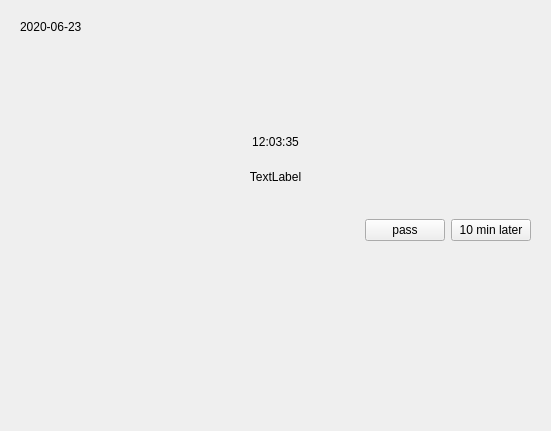
<?xml version="1.0" encoding="UTF-8"?>
<ui version="4.0">
 <class>Form</class>
 <widget class="QWidget" name="Form">
  <property name="geometry">
   <rect>
    <x>0</x>
    <y>0</y>
    <width>551</width>
    <height>431</height>
   </rect>
  </property>
  <property name="windowTitle">
   <string>Form</string>
  </property>
  <widget class="QWidget" name="gridLayoutWidget">
   <property name="geometry">
    <rect>
     <x>20</x>
     <y>20</y>
     <width>511</width>
     <height>221</height>
    </rect>
   </property>
   <layout class="QGridLayout" name="gridLayout">
    <item row="0" column="0">
     <widget class="QLabel" name="lab_date">
      <property name="text">
       <string>2020-06-23</string>
      </property>
      <property name="alignment">
       <set>Qt::AlignLeading|Qt::AlignLeft|Qt::AlignTop</set>
      </property>
     </widget>
    </item>
    <item row="0" column="2">
     <widget class="QLabel" name="label_4">
      <property name="text">
       <string/>
      </property>
     </widget>
    </item>
    <item row="3" column="3">
     <layout class="QHBoxLayout" name="horizontalLayout">
      <item>
       <widget class="QPushButton" name="btn_pass">
        <property name="maximumSize">
         <size>
          <width>80</width>
          <height>16777215</height>
         </size>
        </property>
        <property name="text">
         <string>pass</string>
        </property>
       </widget>
      </item>
      <item>
       <widget class="QPushButton" name="btn_later">
        <property name="maximumSize">
         <size>
          <width>120</width>
          <height>16777215</height>
         </size>
        </property>
        <property name="text">
         <string>10 min later</string>
        </property>
       </widget>
      </item>
     </layout>
    </item>
    <item row="2" column="2">
     <layout class="QVBoxLayout" name="verticalLayout">
      <item>
       <widget class="QLabel" name="lab_time">
        <property name="text">
         <string>12:03:35</string>
        </property>
        <property name="alignment">
         <set>Qt::AlignCenter</set>
        </property>
       </widget>
      </item>
      <item>
       <widget class="QLabel" name="lab_tips">
        <property name="text">
         <string>TextLabel</string>
        </property>
        <property name="alignment">
         <set>Qt::AlignHCenter|Qt::AlignTop</set>
        </property>
       </widget>
      </item>
     </layout>
    </item>
   </layout>
  </widget>
 </widget>
 <resources/>
 <connections/>
</ui>
